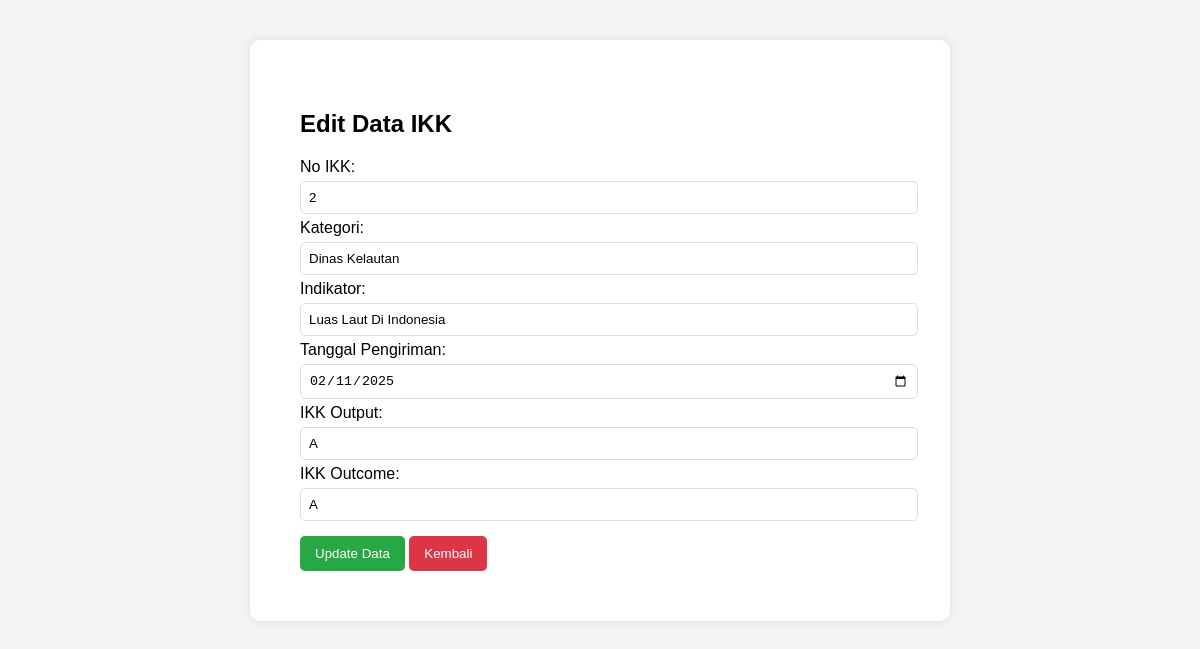
Screenshot of /edit_pem.php?id=73 with the database file from the repository.
### tables this page shows
CREATE TABLE `pelaporan_pem` (
  `id` int NOT NULL,
  `tgl_pengiriman` date NOT NULL,
  `no_ikk` varchar(200) NOT NULL,
  `kategori_ikk` varchar(200) NOT NULL,
  `ikk_output` text NOT NULL,
  `ikk_outcome` varchar(200) NOT NULL,
  `indikator` varchar(200) NOT NULL,
  `penyebut` varchar(200) NOT NULL,
  `pembilang` varchar(200) NOT NULL
);

### edit_pem.php (the view, shortened to what this page needs)
<?php
$servername = "localhost";
$username = "root";
$password = "";
$dbname = "db_lppd";
$conn = new mysqli($servername, $username, $password, $dbname);
if (isset($_GET['id'])) {
    $id = $_GET['id'];
    $sql = "SELECT id, no_ikk, kategori_ikk, indikator, tgl_pengiriman, ikk_output, ikk_outcome FROM pelaporan_pem WHERE id=?";
    $stmt = $conn->prepare($sql);
    $stmt->bind_param("i", $id);
    $stmt->execute();
    $result = $stmt->get_result();
    $data = $result->fetch_assoc();
}
?>
<!DOCTYPE html>
<html>
<head>
</head>
<body>
    <div class="container">
        <h2>Edit Data IKK</h2>
        <form method="POST">
            <label>No IKK:</label>
            <input type="text" name="no_ikk" value="<?php echo $data['no_ikk']; ?>">
            <label>Kategori:</label>
            <input type="text" name="kategori_ikk" value="<?php echo $data['kategori_ikk']; ?>">
            <label>Indikator:</label>
            <input type="text" name="indikator" value="<?php echo $data['indikator']; ?>">
            <label>Tanggal Pengiriman:</label>
            <input type="date" name="tgl_pengiriman" value="<?php echo $data['tgl_pengiriman']; ?>">
            <label>IKK Output:</label>
            <input type="text" name="ikk_output" value="<?php echo $data['ikk_output']; ?>">
            <label>IKK Outcome:</label>
            <input type="text" name="ikk_outcome" value="<?php echo $data['ikk_outcome']; ?>">
            <button type="submit">Update Data</button>
            <button type="button" onclick="window.location.href='halaman_PEM.php'" style="background-color: #dc3545;">Kembali</button>
        </form>
    </div>
</body>
</html>

### edit_pem.php (style rules this page uses)
body { font-family: Arial, sans-serif; background-color: #f4f4f4; margin: 20px; padding: 20px; }
.container { max-width: 600px; background: #fff; padding: 50px; box-shadow: 0px 0px 10px rgba(0, 0, 0, 0.1); border-radius: 10px; margin: auto; }
input { width: 100%; padding: 8px; margin: 5px 0; border: 1px solid #ddd; border-radius: 5px; }
button { background-color: #28a745; color: white; border: none; padding: 10px 15px; cursor: pointer; border-radius: 5px; margin-top: 10px; }

### rows the page displays
pelaporan_pem: no_ikk "2", kategori_ikk "Dinas Kelautan", indikator "Luas Laut Di Indonesia", tgl_pengiriman "02/11/2025", ikk_output "A", ikk_outcome "A"
